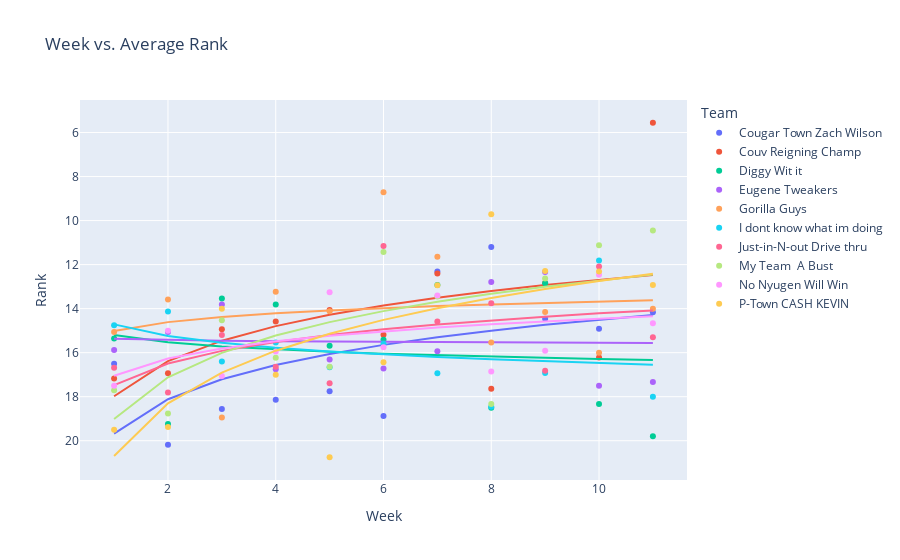

The notebook cell this image was saved under:
### Code cell
import plotly.io as pio
pio.renderers
plot = px.scatter(test_df, x = 'Week', y = 'Rank', color = 'Team', trendline='ols', trendline_options=dict(log_x=True), title='Week vs. Average Rank')
plot.update_yaxes(autorange = 'reversed')
plot.show()

### Figure 1 — Plotly figure (JSON) as saved in the notebook; plotly's stock layout.template omitted (floating-point values rounded to 4 significant figures)
{"data": [{"hovertemplate": "Team=Cougar Town Zach Wilson<br>Week=%{x}<br>Rank=%{y}<extra></extra>", "legendgroup": "Cougar Town Zach Wilson", "marker": {"color": "#636efa", "symbol": "circle"}, "mode": "markers", "name": "Cougar Town Zach Wilson", "orientation": "v", "showlegend": true, "type": "scatter", "x": [1, 2, 3, 4, 5, 6, 7, 8, 9, 10, 11], "xaxis": "x", "y": [16.5, 20.19, 18.56, 18.13, 17.75, 18.88, 12.31, 11.2, 14.46, 14.92, 14.17], "yaxis": "y"}, {"hovertemplate": "<b>OLS trendline</b><br>Rank = -5.17614 * log10(Week) + 19.6737<br>R<sup>2</sup>=0.335327<br><br>Team=Cougar Town Zach Wilson<br>Week=%{x}<br>Rank=%{y} <b>(trend)</b><extra></extra>", "legendgroup": "Cougar Town Zach Wilson", "marker": {"color": "#636efa", "symbol": "circle"}, "mode": "lines", "name": "Cougar Town Zach Wilson", "showlegend": false, "type": "scatter", "x": [1, 2, 3, 4, 5, 6, 7, 8, 9, 10, 11], "xaxis": "x", "y": [19.67, 18.12, 17.2, 16.56, 16.06, 15.65, 15.3, 15.0, 14.73, 14.5, 14.28], "yaxis": "y"}, {"hovertemplate": "Team=Couv Reigning Champ<br>Week=%{x}<br>Rank=%{y}<extra></extra>", "legendgroup": "Couv Reigning Champ", "marker": {"color": "#EF553B", "symbol": "circle"}, "mode": "markers", "name": "Couv Reigning Champ", "orientation": "v", "showlegend": true, "type": "scatter", "x": [1, 2, 3, 4, 5, 6, 7, 8, 9, 10, 11], "xaxis": "x", "y": [17.18, 16.93, 14.94, 14.59, 14.06, 15.19, 12.4, 17.64, 12.83, 16.22, 5.556], "yaxis": "y"}, {"hovertemplate": "<b>OLS trendline</b><br>Rank = -5.29225 * log10(Week) + 17.9791<br>R<sup>2</sup>=0.258089<br><br>Team=Couv Reigning Champ<br>Week=%{x}<br>Rank=%{y} <b>(trend)</b><extra></extra>", "legendgroup": "Couv Reigning Champ", "marker": {"color": "#EF553B", "symbol": "circle"}, "mode": "lines", "name": "Couv Reigning Champ", "showlegend": false, "type": "scatter", "x": [1, 2, 3, 4, 5, 6, 7, 8, 9, 10, 11], "xaxis": "x", "y": [17.98, 16.39, 15.45, 14.79, 14.28, 13.86, 13.51, 13.2, 12.93, 12.69, 12.47], "yaxis": "y"}, {"hovertemplate": "Team=Diggy Wit it<br>Week=%{x}<br>Rank=%{y}<extra></extra>", "legendgroup": "Diggy Wit it", "marker": {"color": "#00cc96", "symbol": "circle"}, "mode": "markers", "name": "Diggy Wit it", "orientation": "v", "showlegend": true, "type": "scatter", "x": [1, 2, 3, 4, 5, 6, 7, 8, 9, 10, 11], "xaxis": "x", "y": [15.35, 19.24, 13.53, 13.81, 15.69, 15.42, 12.93, 18.5, 12.85, 18.33, 19.8], "yaxis": "y"}, {"hovertemplate": "<b>OLS trendline</b><br>Rank = 1.0824 * log10(Week) + 15.2017<br>R<sup>2</sup>=0.018127<br><br>Team=Diggy Wit it<br>Week=%{x}<br>Rank=%{y} <b>(trend)</b><extra></extra>", "legendgroup": "Diggy Wit it", "marker": {"color": "#00cc96", "symbol": "circle"}, "mode": "lines", "name": "Diggy Wit it", "showlegend": false, "type": "scatter", "x": [1, 2, 3, 4, 5, 6, 7, 8, 9, 10, 11], "xaxis": "x", "y": [15.2, 15.53, 15.72, 15.85, 15.96, 16.04, 16.12, 16.18, 16.23, 16.28, 16.33], "yaxis": "y"}, {"hovertemplate": "Team=Eugene Tweakers<br>Week=%{x}<br>Rank=%{y}<extra></extra>", "legendgroup": "Eugene Tweakers", "marker": {"color": "#ab63fa", "symbol": "circle"}, "mode": "markers", "name": "Eugene Tweakers", "orientation": "v", "showlegend": true, "type": "scatter", "x": [1, 2, 3, 4, 5, 6, 7, 8, 9, 10, 11], "xaxis": "x", "y": [15.88, 15.06, 13.81, 16.75, 16.31, 16.71, 15.93, 12.79, 12.33, 17.5, 17.33], "yaxis": "y"}, {"hovertemplate": "<b>OLS trendline</b><br>Rank = 0.182804 * log10(Week) + 15.3657<br>R<sup>2</sup>=0.001100<br><br>Team=Eugene Tweakers<br>Week=%{x}<br>Rank=%{y} <b>(trend)</b><extra></extra>", "legendgroup": "Eugene Tweakers", "marker": {"color": "#ab63fa", "symbol": "circle"}, "mode": "lines", "name": "Eugene Tweakers", "showlegend": false, "type": "scatter", "x": [1, 2, 3, 4, 5, 6, 7, 8, 9, 10, 11], "xaxis": "x", "y": [15.37, 15.42, 15.45, 15.48, 15.49, 15.51, 15.52, 15.53, 15.54, 15.55, 15.56], "yaxis": "y"}, {"hovertemplate": "Team=Gorilla Guys<br>Week=%{x}<br>Rank=%{y}<extra></extra>", "legendgroup": "Gorilla Guys", "marker": {"color": "#FFA15A", "symbol": "circle"}, "mode": "markers", "name": "Gorilla Guys", "orientation": "v", "showlegend": true, "type": "scatter", "x": [1, 2, 3, 4, 5, 6, 7, 8, 9, 10, 11], "xaxis": "x", "y": [15.06, 13.59, 18.94, 13.24, 14.12, 8.714, 11.64, 15.54, 14.15, 16, 14], "yaxis": "y"}, {"hovertemplate": "<b>OLS trendline</b><br>Rank = -1.33752 * log10(Week) + 15.0146<br>R<sup>2</sup>=0.028337<br><br>Team=Gorilla Guys<br>Week=%{x}<br>Rank=%{y} <b>(trend)</b><extra></extra>", "legendgroup": "Gorilla Guys", "marker": {"color": "#FFA15A", "symbol": "circle"}, "mode": "lines", "name": "Gorilla Guys", "showlegend": false, "type": "scatter", "x": [1, 2, 3, 4, 5, 6, 7, 8, 9, 10, 11], "xaxis": "x", "y": [15.01, 14.61, 14.38, 14.21, 14.08, 13.97, 13.88, 13.81, 13.74, 13.68, 13.62], "yaxis": "y"}, {"hovertemplate": "Team=I dont know what im doing<br>Week=%{x}<br>Rank=%{y}<extra></extra>", "legendgroup": "I dont know what im doing", "marker": {"color": "#19d3f3", "symbol": "circle"}, "mode": "markers", "name": "I dont know what im doing", "orientation": "v", "showlegend": true, "type": "scatter", "x": [1, 2, 3, 4, 5, 6, 7, 8, 9, 10, 11], "xaxis": "x", "y": [14.75, 14.12, 16.4, 15.53, 16.67, 15.6, 16.93, 18.46, 16.92, 11.82, 18], "yaxis": "y"}, {"hovertemplate": "<b>OLS trendline</b><br>Rank = 1.75605 * log10(Week) + 14.7148<br>R<sup>2</sup>=0.091544<br><br>Team=I dont know what im doing<br>Week=%{x}<br>Rank=%{y} <b>(trend)</b><extra></extra>", "legendgroup": "I dont know what im doing", "marker": {"color": "#19d3f3", "symbol": "circle"}, "mode": "lines", "name": "I dont know what im doing", "showlegend": false, "type": "scatter", "x": [1, 2, 3, 4, 5, 6, 7, 8, 9, 10, 11], "xaxis": "x", "y": [14.71, 15.24, 15.55, 15.77, 15.94, 16.08, 16.2, 16.3, 16.39, 16.47, 16.54], "yaxis": "y"}, {"hovertemplate": "Team=Just-in-N-out Drive thru<br>Week=%{x}<br>Rank=%{y}<extra></extra>", "legendgroup": "Just-in-N-out Drive thru", "marker": {"color": "#FF6692", "symbol": "circle"}, "mode": "markers", "name": "Just-in-N-out Drive thru", "orientation": "v", "showlegend": true, "type": "scatter", "x": [1, 2, 3, 4, 5, 6, 7, 8, 9, 10, 11], "xaxis": "x", "y": [16.69, 17.81, 15.2, 16.64, 17.38, 11.15, 14.58, 13.75, 16.82, 12.09, 15.3], "yaxis": "y"}, {"hovertemplate": "<b>OLS trendline</b><br>Rank = -3.2588 * log10(Week) + 17.4722<br>R<sup>2</sup>=0.236422<br><br>Team=Just-in-N-out Drive thru<br>Week=%{x}<br>Rank=%{y} <b>(trend)</b><extra></extra>", "legendgroup": "Just-in-N-out Drive thru", "marker": {"color": "#FF6692", "symbol": "circle"}, "mode": "lines", "name": "Just-in-N-out Drive thru", "showlegend": false, "type": "scatter", "x": [1, 2, 3, 4, 5, 6, 7, 8, 9, 10, 11], "xaxis": "x", "y": [17.47, 16.49, 15.92, 15.51, 15.19, 14.94, 14.72, 14.53, 14.36, 14.21, 14.08], "yaxis": "y"}, {"hovertemplate": "Team=My Team  A Bust<br>Week=%{x}<br>Rank=%{y}<extra></extra>", "legendgroup": "My Team  A Bust", "marker": {"color": "#B6E880", "symbol": "circle"}, "mode": "markers", "name": "My Team  A Bust", "orientation": "v", "showlegend": true, "type": "scatter", "x": [1, 2, 3, 4, 5, 6, 7, 8, 9, 10, 11], "xaxis": "x", "y": [17.71, 18.76, 14.53, 16.24, 16.64, 11.43, 13.44, 18.33, 12.62, 11.12, 10.44], "yaxis": "y"}, {"hovertemplate": "<b>OLS trendline</b><br>Rank = -6.29972 * log10(Week) + 19.0149<br>R<sup>2</sup>=0.449868<br><br>Team=My Team  A Bust<br>Week=%{x}<br>Rank=%{y} <b>(trend)</b><extra></extra>", "legendgroup": "My Team  A Bust", "marker": {"color": "#B6E880", "symbol": "circle"}, "mode": "lines", "name": "My Team  A Bust", "showlegend": false, "type": "scatter", "x": [1, 2, 3, 4, 5, 6, 7, 8, 9, 10, 11], "xaxis": "x", "y": [19.01, 17.12, 16.01, 15.22, 14.61, 14.11, 13.69, 13.33, 13.0, 12.72, 12.45], "yaxis": "y"}, {"hovertemplate": "Team=No Nyugen Will Win<br>Week=%{x}<br>Rank=%{y}<extra></extra>", "legendgroup": "No Nyugen Will Win", "marker": {"color": "#FF97FF", "symbol": "circle"}, "mode": "markers", "name": "No Nyugen Will Win", "orientation": "v", "showlegend": true, "type": "scatter", "x": [1, 2, 3, 4, 5, 6, 7, 8, 9, 10, 11], "xaxis": "x", "y": [17.5, 15, 17.06, 15.94, 13.25, 15.75, 13.4, 16.86, 15.92, 12.46, 14.67], "yaxis": "y"}, {"hovertemplate": "<b>OLS trendline</b><br>Rank = -2.59057 * log10(Week) + 17.0449<br>R<sup>2</sup>=0.253792<br><br>Team=No Nyugen Will Win<br>Week=%{x}<br>Rank=%{y} <b>(trend)</b><extra></extra>", "legendgroup": "No Nyugen Will Win", "marker": {"color": "#FF97FF", "symbol": "circle"}, "mode": "lines", "name": "No Nyugen Will Win", "showlegend": false, "type": "scatter", "x": [1, 2, 3, 4, 5, 6, 7, 8, 9, 10, 11], "xaxis": "x", "y": [17.04, 16.27, 15.81, 15.49, 15.23, 15.03, 14.86, 14.71, 14.57, 14.45, 14.35], "yaxis": "y"}, {"hovertemplate": "Team=P-Town CASH KEVIN<br>Week=%{x}<br>Rank=%{y}<extra></extra>", "legendgroup": "P-Town CASH KEVIN", "marker": {"color": "#FECB52", "symbol": "circle"}, "mode": "markers", "name": "P-Town CASH KEVIN", "orientation": "v", "showlegend": true, "type": "scatter", "x": [1, 2, 3, 4, 5, 6, 7, 8, 9, 10, 11], "xaxis": "x", "y": [19.5, 19.38, 14, 17, 20.75, 16.44, 12.93, 9.714, 12.29, 12.31, 12.92], "yaxis": "y"}, {"hovertemplate": "<b>OLS trendline</b><br>Rank = -7.9475 * log10(Week) + 20.6943<br>R<sup>2</sup>=0.507963<br><br>Team=P-Town CASH KEVIN<br>Week=%{x}<br>Rank=%{y} <b>(trend)</b><extra></extra>", "legendgroup": "P-Town CASH KEVIN", "marker": {"color": "#FECB52", "symbol": "circle"}, "mode": "lines", "name": "P-Town CASH KEVIN", "showlegend": false, "type": "scatter", "x": [1, 2, 3, 4, 5, 6, 7, 8, 9, 10, 11], "xaxis": "x", "y": [20.69, 18.3, 16.9, 15.91, 15.14, 14.51, 13.98, 13.52, 13.11, 12.75, 12.42], "yaxis": "y"}], "layout": {"legend": {"title": {"text": "Team"}, "tracegroupgap": 0}, "title": {"text": "Week vs. Average Rank"}, "xaxis": {"anchor": "y", "domain": [0, 1], "title": {"text": "Week"}}, "yaxis": {"anchor": "x", "autorange": "reversed", "domain": [0, 1], "title": {"text": "Rank"}}}}
